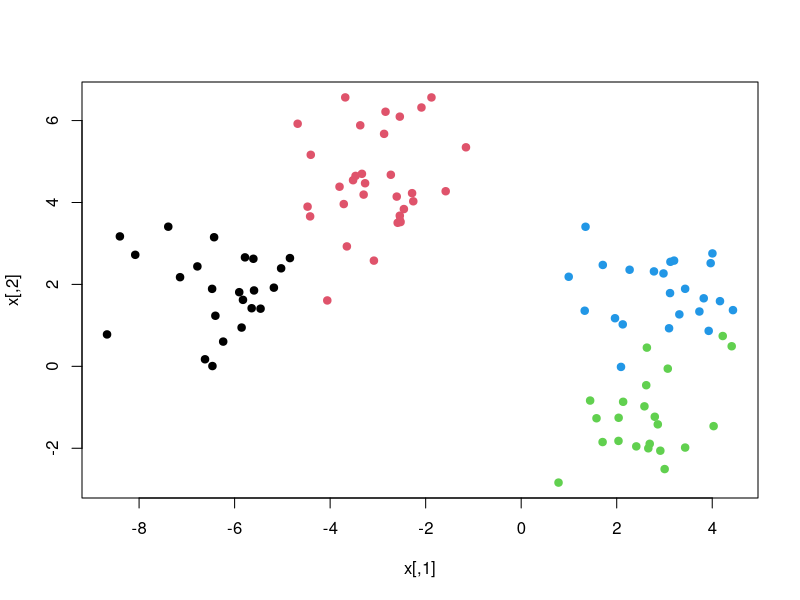
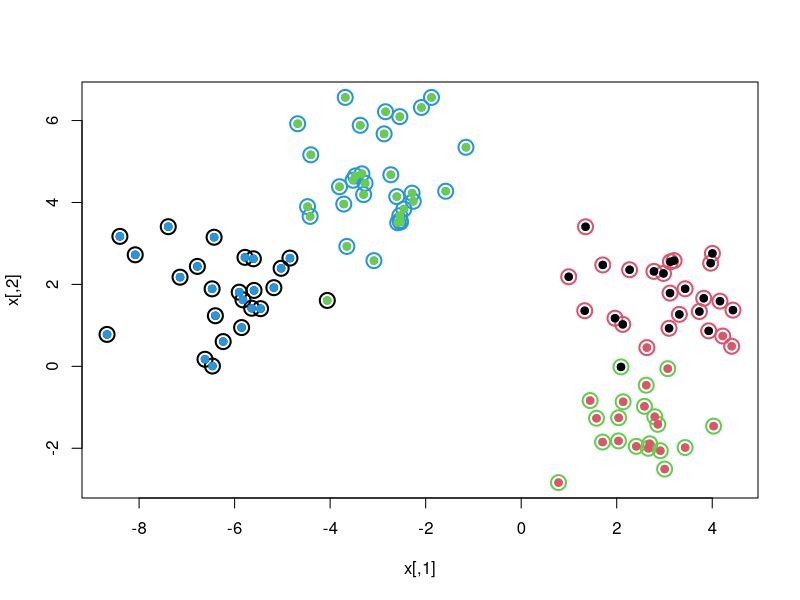

Generate these figures, in order, with R:
## ---- chunk 1
#setting seed
set.seed(101)
x=matrix(rnorm(100^2),100,2) # a 100 x 2 dim matrix
xmean = matrix(rnorm(8,sd=4),4,2) # a 4 x 2 dim matrix, as we want 4 clusters

which=sample(1:4,100,replace=T) #random sample 
x=x+xmean[which,]

#plotting the data
plot(x,col=which,pch=19)

## ---- chunk 2
km.out<-kmeans(x,4,nstart=15)
km.out

## ---- chunk 3

plot(x,col=km.out$cluster,cex=2,pch=1,lwd=2)
points(x,col=which,pch=19)
points(x,col=c(4,3,2,1)[which],pch=19)

